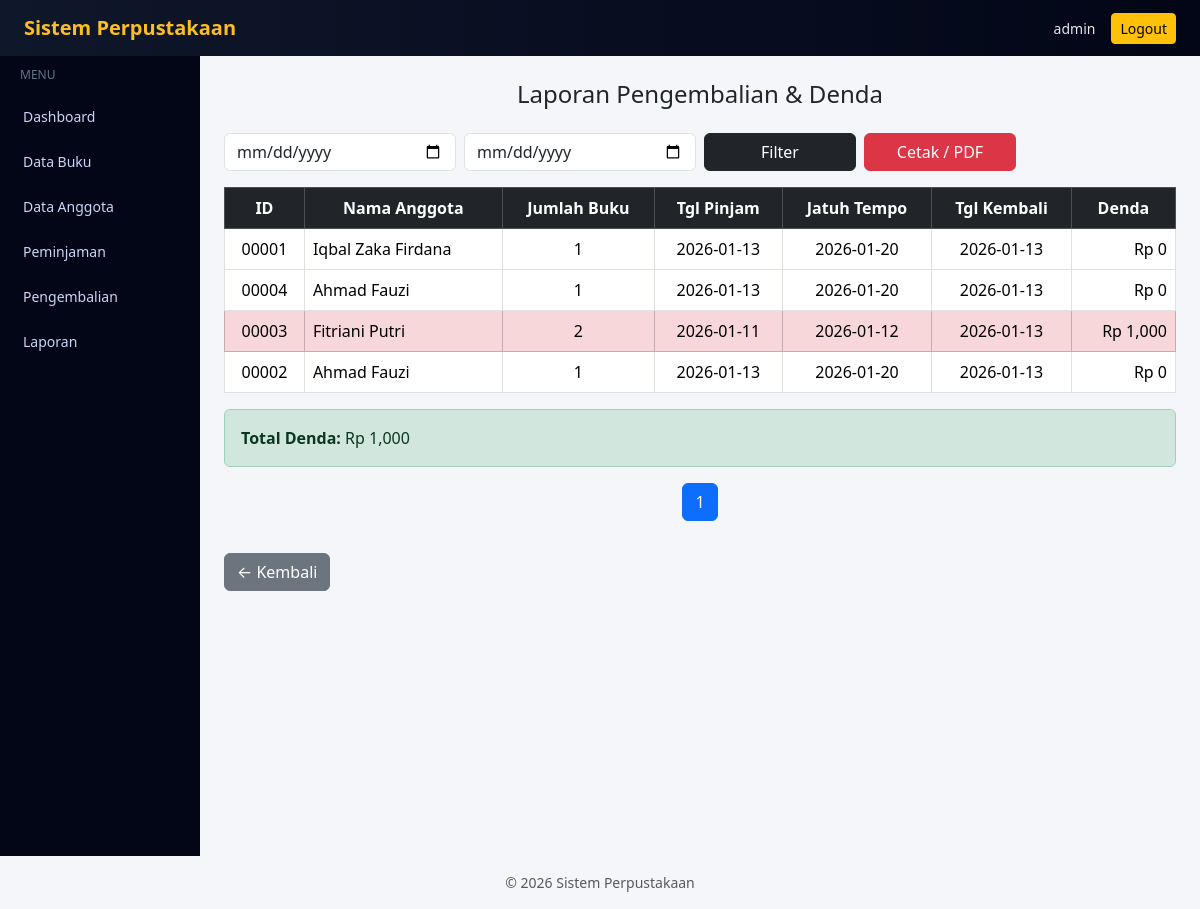
/laporan/pengembalian.php (signed in), run on the app's committed database.
### tables this page shows
CREATE TABLE `peminjaman` (
  `id_peminjaman` int NOT NULL,
  `id_anggota` int NOT NULL,
  `tanggal_pinjam` date NOT NULL,
  `tanggal_jatuh_tempo` date NOT NULL,
  `status` enum('dipinjam','dikembalikan') DEFAULT 'dipinjam',
  `tanggal_kembali` date DEFAULT NULL,
  `denda` int DEFAULT '0'
);

CREATE TABLE `anggota` (
  `id_anggota` int NOT NULL,
  `nama` varchar(100) NOT NULL,
  `alamat` text,
  `no_hp` varchar(15) DEFAULT NULL
);

### laporan/pengembalian.php (the view, shortened to what this page needs)
<?php
$db = new Database();
$conn = $db->conn;
$cetak = isset($_GET['cetak']);
$awal  = $_GET['awal'] ?? '';
$akhir = $_GET['akhir'] ?? '';
$where = "WHERE p.status = 'dikembalikan'";
$batas = 10;
$halaman = isset($_GET['halaman']) ? (int)$_GET['halaman'] : 1;
$halaman_awal = ($halaman - 1) * $batas;
$limit = $cetak ? "" : "LIMIT $halaman_awal, $batas";
$data = $conn->query("
    SELECT
        p.id_peminjaman,
        a.nama,
        p.tanggal_pinjam,
        p.tanggal_jatuh_tempo,
        p.tanggal_kembali,
        SUM(d.jumlah) AS total_buku,
        p.denda
    FROM peminjaman p
    JOIN anggota a ON p.id_anggota = a.id_anggota
    JOIN detail_peminjaman d ON p.id_peminjaman = d.id_peminjaman
    $where
    GROUP BY p.id_peminjaman
    ORDER BY p.tanggal_kembali DESC
    $limit
");
$total_data = $conn->query("
    SELECT COUNT(DISTINCT p.id_peminjaman) AS total
    FROM peminjaman p
    JOIN detail_peminjaman d ON p.id_peminjaman = d.id_peminjaman
    $where
")->fetch_assoc()['total'];
$total_halaman = ceil($total_data / $batas);
$total_denda = $conn->query("
    SELECT SUM(denda) AS total
    FROM peminjaman p
    $where
")->fetch_assoc()['total'];
if (!$cetak) {
    include "../templates/header.php";
    include "../templates/sidebar.php";
}
?>
<h4 class="mb-4 text-center">Laporan Pengembalian & Denda</h4>
<?php if (!$cetak): ?>
    <form method="get" class="row g-2 mb-3">
        <div class="col-md-3">
            <input type="date" name="awal" class="form-control" value="<?= $awal; ?>">
        </div>
        <div class="col-md-3">
            <input type="date" name="akhir" class="form-control" value="<?= $akhir; ?>">
        </div>
        <div class="col-md-2">
            <button class="btn btn-dark w-100">Filter</button>
        </div>
        <div class="col-md-2">
            <a href="?awal=<?= $awal; ?>&akhir=<?= $akhir; ?>&cetak=1"
                target="_blank"
                class="btn btn-danger w-100">
                Cetak / PDF
            </a>
        </div>
    </form>
<?php endif; ?>
<table class="table table-bordered table-hover">
    <thead class="table-dark text-center">
        <tr>
            <th>ID</th>
            <th>Nama Anggota</th>
            <th>Jumlah Buku</th>
            <th>Tgl Pinjam</th>
            <th>Jatuh Tempo</th>
            <th>Tgl Kembali</th>
            <th>Denda</th>
        </tr>
    </thead>
    <tbody>
        <?php if ($data->num_rows > 0): while ($row = $data->fetch_assoc()):
                $terlambat = strtotime($row['tanggal_kembali']) > strtotime($row['tanggal_jatuh_tempo']);
        ?>
                <tr class="<?= $terlambat ? 'table-danger' : ''; ?>">
                    <td class="text-center">
                        <?= str_pad($row['id_peminjaman'], 5, '0', STR_PAD_LEFT); ?>
                    </td>
                    <td><?= $row['nama']; ?></td>
                    <td class="text-center"><?= $row['total_buku']; ?></td>
                    <td class="text-center"><?= $row['tanggal_pinjam']; ?></td>
                    <td class="text-center"><?= $row['tanggal_jatuh_tempo']; ?></td>
                    <td class="text-center"><?= $row['tanggal_kembali']; ?></td>
                    <td class="text-end">
                        Rp <?= number_format($row['denda']); ?>
                    </td>
                </tr>
            <?php endwhile;
        endif; ?>
    </tbody>
</table>
<div class="alert alert-success mt-3">
    <strong>Total Denda:</strong>
    Rp <?= number_format($total_denda); ?>
</div>
<?php if (!$cetak): ?>
    <nav>
        <ul class="pagination justify-content-center">
            <?php for ($i = 1; $i <= $total_halaman; $i++): ?>
                <li class="page-item <?= $i == $halaman ? 'active' : ''; ?>">
                    <a class="page-link"
                        href="?halaman=<?= $i; ?>&awal=<?= $awal; ?>&akhir=<?= $akhir; ?>">
                        <?= $i; ?>
                    </a>
                </li>
            <?php endfor; ?>
        </ul>
    </nav>
    <a href="index.php" class="btn btn-secondary mt-3">
        ← Kembali
    </a>
    <?php include "../templates/footer.php"; ?>
<?php else: ?>
    <script>
        window.print();
    </script>
<?php endif; ?>

### templates/header.php (style rules this page uses)
body { background-color: #f4f6f9; }

### data on the page
peminjaman: id_peminjaman "00001", id_anggota.nama "Iqbal Zaka Firdana", total_buku "1", tanggal_pinjam "2026-01-13", tanggal_jatuh_tempo "2026-01-20", tanggal_kembali "2026-01-13", denda "0"
peminjaman: id_peminjaman "00004", id_anggota.nama "Ahmad Fauzi", total_buku "1", tanggal_pinjam "2026-01-13", tanggal_jatuh_tempo "2026-01-20", tanggal_kembali "2026-01-13", denda "0"
peminjaman: id_peminjaman "00003", id_anggota.nama "Fitriani Putri", total_buku "2", tanggal_pinjam "2026-01-11", tanggal_jatuh_tempo "2026-01-12", tanggal_kembali "2026-01-13", denda "1,000"
peminjaman: id_peminjaman "00002", id_anggota.nama "Ahmad Fauzi", total_buku "1", tanggal_pinjam "2026-01-13", tanggal_jatuh_tempo "2026-01-20", tanggal_kembali "2026-01-13", denda "0"

### other printed values
$_SESSION['username'] "admin"
$total_denda "1,000"
